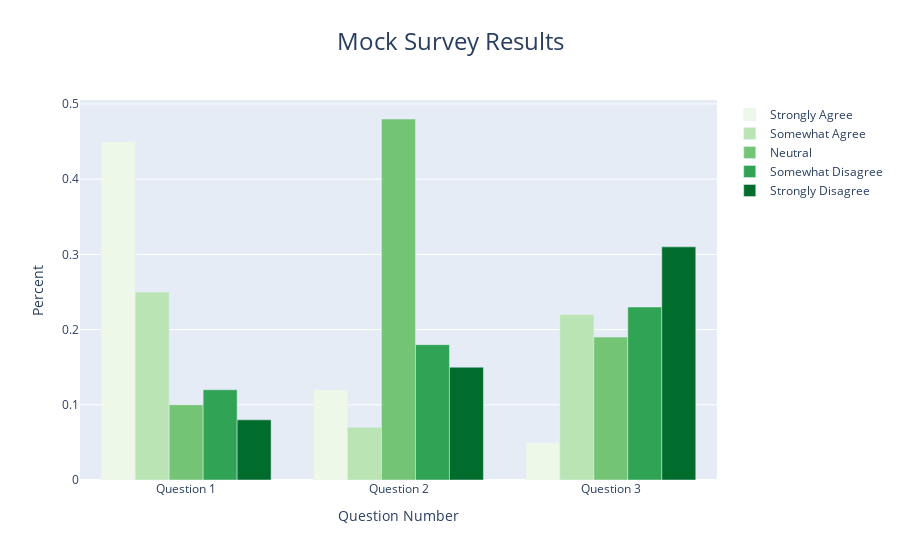

Notebook source saved alongside this figure:
### Markdown cell above
## Bar Plot - Grouped

### Code cell
colors = {'Strongly Agree' : '#edf8e9', 
          'Somewhat Agree' : '#bae4b3', 
          'Neutral' : '#74c476', 
          'Somewhat Disagree' : '#31a354', 
          'Strongly Disagree' : '#006d2c'}

data = [go.Bar(x=df['Unnamed: 0'], 
               y=df[response], 
               name=response,
               marker=dict(color=colors[response])) for response in df.columns[1:]]

layout = go.Layout(title='Mock Survey Results',
                   title_x=0.5,
                   titlefont=dict(size=24),
                   xaxis_title='Question Number',
                   yaxis_title='Percent',
                   hovermode='x unified',
                   barmode='group')

fig = go.Figure(data=data, layout=layout)
fig.show()

### Figure 1 — Plotly figure (JSON) as saved in the notebook; plotly's stock layout.template omitted (floating-point values rounded to 4 significant figures)
{"data": [{"marker": {"color": "#edf8e9"}, "name": "Strongly Agree", "type": "bar", "x": ["Question 1", "Question 2", "Question 3"], "y": [0.45, 0.12, 0.05]}, {"marker": {"color": "#bae4b3"}, "name": "Somewhat Agree", "type": "bar", "x": ["Question 1", "Question 2", "Question 3"], "y": [0.25, 0.07, 0.22]}, {"marker": {"color": "#74c476"}, "name": "Neutral", "type": "bar", "x": ["Question 1", "Question 2", "Question 3"], "y": [0.1, 0.48, 0.19]}, {"marker": {"color": "#31a354"}, "name": "Somewhat Disagree", "type": "bar", "x": ["Question 1", "Question 2", "Question 3"], "y": [0.12, 0.18, 0.23]}, {"marker": {"color": "#006d2c"}, "name": "Strongly Disagree", "type": "bar", "x": ["Question 1", "Question 2", "Question 3"], "y": [0.08, 0.15, 0.31]}], "layout": {"barmode": "group", "hovermode": "x unified", "title": {"font": {"size": 24}, "text": "Mock Survey Results", "x": 0.5}, "xaxis": {"title": {"text": "Question Number"}}, "yaxis": {"title": {"text": "Percent"}}}}
